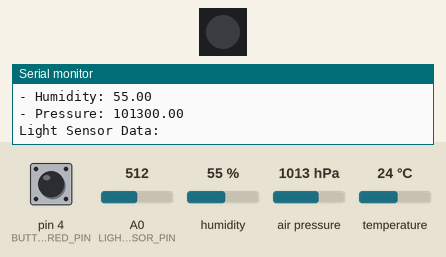
Bench run of a program on a simulated Arduino Uno, built with avr-gcc and run on an emulated ATmega328P. Shown: 1 RGB LEDs in strip order, left to right, the last lines printed to the serial monitor. The test bench sets the inputs (shaded band); at power-on: pin 4 (BUTTON_RED_PIN) HIGH, A0 (LIGHT_SENSOR_PIN) = 512, humidity 55 %, air pressure 1013 hPa, temperature 24 °C. The local clock reads 2024-03-15 10:24:30 at power-on unless the program sets it.

Above: at 1.2 s.
1.3 s: pin 4 (BUTTON_RED_PIN) pulled LOW for 0.4 s
At 2.9 s:
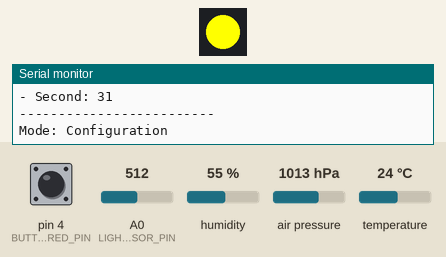
At 7.4 s:
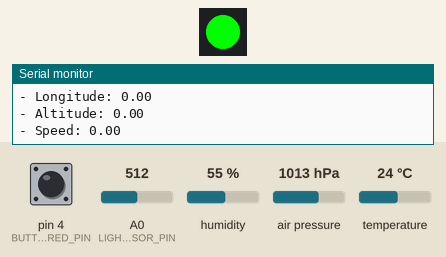
7.7 s: pin 4 (BUTTON_RED_PIN) pulled LOW for 1 s
11.7 s: pin 4 (BUTTON_RED_PIN) driven LOW
14.7 s: pin 4 (BUTTON_RED_PIN) driven HIGH
Timing chart, 0 to 17.2 s (numbered marks = the images above; inputs shaded):
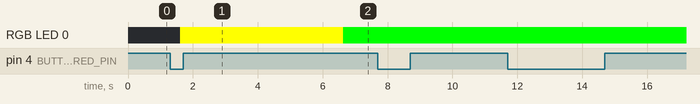

The program:

main.cpp
```cpp
#include <ChainableLED.h>
#include <Arduino.h>
#include "sensors/gps.h"
#include "sensors/thp.h"
#include "sensors/light.h"
#include "sensors/rtc.h"
#include "utils/mode_handler.h"
#include "utils/log_data.h"

void setup()
{
  Serial.begin(9600);
  setupGps();
  setupSensor();
  setupLightSensor();
  setupRtc();
  setupLeds();
}

void loop()
{
  handleStartup(); //TODO: reorganiser ces deux fonctions
  setupConfig();
  Data data = getData();
  logData(data);
  //delay(3000);
}


// next steps:
// sd
// specificités des modes
// gestion des erreurs avec fonction throw_error(ERROR_TYPE)
// deux types d'erreurs, mal connecté et aussi juste valeures anormales?
// make exe
// maybe dashboard??
// use .txt? does it really take more space?
// adapter les types
```

data_structures.h
```cpp
#ifndef DATA_STRUCTURES_H
#define DATA_STRUCTURES_H
//TODO: lean out the types
struct GpsData {
    float latitude;
    float longitude;
    float altitude;
    float speed;
};

struct ThpData {
    float temperature;
    float humidity;
    float pressure;
};

struct LightSensorData {
    int lightLevel; // Example: light intensity
};

struct RtcData {
    int year;
    int month;
    int day;
    int hour;
    int minute;
    int second;
};

struct Data {
    GpsData gpsData;
    ThpData thpData;
    LightSensorData lightSensorData;
    RtcData rtcData;
};

#endif // DATA_STRUCTURES_H
```

gps.h
```cpp
#ifndef GPS_H
#define GPS_H

#include "data_structures.h"

void setupGps();
void logGpsData();
GpsData getGpsData();

#endif // GPS_H
```

light.h
```cpp
#ifndef LIGHT_SENSOR_H
#define LIGHT_SENSOR_H

#include "utils/get_data.h"

void setupLightSensor();
int readLightSensor();
void logLightSensor();
LightSensorData getLightSensorData(); // Declaration for the getLightSensorData function

#endif // LIGHTSENSOR_H
```

rtc.h
```cpp
#ifndef RTC_H // Protection against multiple inclusions
#define RTC_H

#include "data_structures.h"
void setupRtc();
void logRtcData();
RtcData getRtcData(); // Declaration for the getRtcData function

#endif // RTC_H
```

thp.h
```cpp
#ifndef THP_SENSOR_H
#define THP_SENSOR_H

#include "data_structures.h"

void setupSensor();
void logThpSensorData();
ThpData getThpSensorData();

#endif // THP_SENSOR_H
```

get_data.h
```cpp
#ifndef GETDATA_H
#define GETDATA_H

#include "sensors/gps.h"
#include "sensors/thp.h"
#include "sensors/rtc.h"
#include "sensors/light.h"


Data getData(); // Declaration for the getData function

#endif // GETDATA_H
```

log_data.h
```cpp
#ifndef LOG_DATA_H
#define LOG_DATA_H

#include "data_structures.h"

void logData(const Data& data); // Declaration for the logData function

#endif // LOG_DATA_H
```

mode_handler.h
```cpp
// ModesHandler.h
#ifndef MODES_HANDLER_H
#define MODES_HANDLER_H

#include <ChainableLED.h>
#include <string.h>

// LED and Button Configuration
#define NUM_LEDS 1
#define BUTTON_RED_PIN 4
#define BUTTON_GREEN_PIN 3
#define LED_PIN_1 7
#define LED_PIN_2 8

// Timing Constants
#define TIMEOUT 5000
#define BUTTON_PRESSED_TIME 3000

// Color Definitions
#define GREEN 0, 255, 0
#define YELLOW 255, 255, 0
#define BLUE 0, 0, 255
#define ORANGE 255, 128, 0
#define BLACK 0, 0, 0

// Mode Flags

// LED and Mode Variables

enum Mode
{
    STANDARD,
    CONFIGURATION,
    MAINTENANCE,
    ECONOMIC,
    OFF
};

// Function declarations
void setMode(Mode mode);
void setupLeds();
bool isButtonPressedLong(int buttonPin, unsigned long duration);
void handleStartup();
void handleStandardMode();
void handleEconomicMode();
void handleMaintenanceMode();
void handleConfigurationMode();
void setupConfig();

#endif
```

gps.cpp
```cpp
#include <SoftwareSerial.h>
#include <TinyGPS++.h>
#include "data_structures.h"

TinyGPSPlus gps;
SoftwareSerial ss(2, 3);

unsigned long startTime;
const unsigned long timeout = 5000;

void setupGps()
{
    Serial.begin(9600);
    ss.begin(9600);
    Serial.println("Initialisation du GPS");
}

bool gpsUpdated = false;

void logGpsData()
{
    startTime = millis();

    while (ss.available() > 0)
    {
        gps.encode(ss.read());
        if (gps.location.isUpdated())
        {
            Serial.print("---------- GPS ----------\n");
            gpsUpdated = true;
            Serial.print("Date: ");
            if (gps.date.day() < 10)
            {
                Serial.print("0");
            }
            Serial.print(gps.date.day());
            Serial.print("/");
            if (gps.date.month() < 10)
            {
                Serial.print("0");
            }
            Serial.print(gps.date.month());
            Serial.print("/");
            Serial.println(gps.date.year());
            Serial.print("Heure: ");
            if ((gps.time.hour() + 2) % 24 < 10)
            {
                Serial.print("0");
            }
            Serial.print((gps.time.hour() + 2) % 24);
            Serial.print(":");
            if (gps.time.minute() < 10)
            {
                Serial.print("0");
            }
            Serial.print(gps.time.minute());
            Serial.print(":");
            if (gps.time.second() < 10)
            {
                Serial.print("0");
            }
            Serial.println(gps.time.second());
            Serial.print("Latitude: ");
            Serial.println(gps.location.lat(), 6);
            Serial.print("Longitude: ");
            Serial.println(gps.location.lng(), 6);
            Serial.print("Altitude: ");
            Serial.println(gps.altitude.meters());
            Serial.print("-------------------------\n");
            delay(3000);
            startTime = millis();
        }
        if (millis() - startTime > timeout)
        {
            Serial.println("Erreur GPS");
            startTime = millis();
            gpsUpdated = false;
            break;
        }
    }
}


GpsData getGpsData()
{
    GpsData data = {0}; // Initialize the structure

    if (gps.location.isUpdated())
    {
        data.latitude = gps.location.lat();
        data.longitude = gps.location.lng();
        data.altitude = gps.altitude.meters();
        data.speed = gps.speed.kmph(); // Assuming you want speed in km/h
    }

    return data;
}
```

light.cpp
```cpp
#include "sensors/light.h"
#include <Arduino.h>

#define LIGHT_SENSOR_PIN A0

void setupLightSensor()
{
    pinMode(LIGHT_SENSOR_PIN, INPUT);
}

int readLightSensor()
{
    return analogRead(LIGHT_SENSOR_PIN);
}

void logLightSensor()
{
    int lightSensorValue = readLightSensor();
    Serial.print("Light Sensor Value: ");
    Serial.println(lightSensorValue);
    delay(2000);
}


LightSensorData getLightSensorData() {
    LightSensorData data = {0}; // Initialize the structure
    data.lightLevel = readLightSensor(); // Read the light sensor value
    return data; // Return the populated structure
}
```

rtc.cpp
```cpp
#include <Wire.h>
#include <RTClib.h>
#include <Arduino.h>
#include "data_structures.h"

RTC_DS1307 clock;

void setupRtc()
{
    Serial.begin(9600);

    // Initialiser le module RTC
    if (!clock.begin())
    {
        Serial.println("RTC introuvable !");
        while (1)
            ; // Bloque l'exécution si le RTC est absent
    }

    // Si l'horloge n'est pas en marche, on initialise l'heure
    if (!clock.isrunning())
    {
        Serial.println("RTC is NOT running, setting the time!");
        // Initialiser l'heure (Année, Mois, Jour, Heure, Minute, Seconde)
        clock.adjust(DateTime(2013, 1, 19, 15, 28, 30)); // Date initiale donnée
    }
}

void logRtcData()
{
    // Récupérer l'heure et la date actuelles
    DateTime now = clock.now();

    // Afficher l'heure au format HH:MM:SS
    Serial.print(now.hour(), DEC);
    Serial.print(":");
    Serial.print(now.minute(), DEC);
    Serial.print(":");
    Serial.print(now.second(), DEC);
    Serial.print("    ");

    // Afficher la date au format JJ/MM/AAAA
    Serial.print(now.day(), DEC);
    Serial.print("/");
    Serial.print(now.month(), DEC);
    Serial.print("/");
    Serial.print(now.year(), DEC);
    Serial.print(" ");

    // Afficher le jour de la semaine
    static const char *jours[] = {"SUN", "MON", "TUE", "WED", "THU", "FRI", "SAT"};
    Serial.print(jours[now.dayOfTheWeek()]);

    Serial.println();
}


RtcData getRtcData() {
    RtcData data = {0}; // Initialize the structure

    DateTime now = clock.now();
    data.year = now.year();
    data.month = now.month();
    data.day = now.day();
    data.hour = now.hour();
    data.minute = now.minute();
    data.second = now.second();

    return data;
}
```

thp.cpp
```cpp
#include "sensors/thp.h"
#include <Wire.h>
#include <Adafruit_Sensor.h> // Add this line
#include <Adafruit_BME280.h> // Ensure this line is present

Adafruit_BME280 bme; // Create an object of the BME280 class

void setupSensor() {
    if (!bme.begin(0x76)) { // Change 0x76 to 0x77 if that's your sensor's I2C address
        Serial.println("Could not find a valid BME280 sensor, check wiring!");
        while (1); // Loop forever
    }
}

void logThpSensorData() {
    // Read temperature, humidity, and pressure
    float temperature = bme.readTemperature();
    float humidity = bme.readHumidity();
    float pressure = bme.readPressure() / 100.0F; // Convert to hPa

    // Print values to serial monitor
    Serial.print("Temperature: ");
    Serial.print(temperature);
    Serial.println(" °C");

    Serial.print("Humidity: ");
    Serial.print(humidity);
    Serial.println(" %");

    Serial.print("Pressure: ");
    Serial.print(pressure);
    Serial.println(" hPa");
}


ThpData getThpSensorData() {
    ThpData data = {0}; // Initialize the structure

    data.temperature = bme.readTemperature();
    data.humidity = bme.readHumidity();
    data.pressure = bme.readPressure();

    return data;
}
```

get_data.cpp
```cpp
#include <Arduino.h>
#include "sensors/gps.h"
#include "sensors/thp.h"
#include "sensors/light.h"
#include "sensors/rtc.h"

Data getData() {
    Data logData;
    logData.gpsData = getGpsData();
    logData.thpData = getThpSensorData();
    logData.lightSensorData = getLightSensorData();
    logData.rtcData = getRtcData();
    return logData;
}
```

log_data.cpp
```cpp
#include <Arduino.h>
#include "utils/log_data.h"

void logData(const Data& data) {
    // Print GPS Data
    Serial.println("GPS Data:");
    Serial.print("- Latitude: ");
    Serial.println(data.gpsData.latitude);
    Serial.print("- Longitude: ");
    Serial.println(data.gpsData.longitude);
    Serial.print("- Altitude: ");
    Serial.println(data.gpsData.altitude);
    Serial.print("- Speed: ");
    Serial.println(data.gpsData.speed);
    Serial.println(); // Blank line

    // Print THP Data
    Serial.println("THP Data:");
    Serial.print("- Temperature: ");
    Serial.println(data.thpData.temperature);
    Serial.print("- Humidity: ");
    Serial.println(data.thpData.humidity);
    Serial.print("- Pressure: ");
    Serial.println(data.thpData.pressure);
    Serial.println(); // Blank line

    // Print Light Sensor Data
    Serial.println("Light Sensor Data:");
    Serial.print("- Light Level: ");
    Serial.println(data.lightSensorData.lightLevel);
    Serial.println(); // Blank line

    // Print RTC Data
    Serial.println("RTC Data:");
    Serial.print("- Year: ");
    Serial.println(data.rtcData.year);
    Serial.print("- Month: ");
    Serial.println(data.rtcData.month);
    Serial.print("- Day: ");
    Serial.println(data.rtcData.day);
    Serial.print("- Hour: ");
    Serial.println(data.rtcData.hour);
    Serial.print("- Minute: ");
    Serial.println(data.rtcData.minute);
    Serial.print("- Second: ");
    Serial.println(data.rtcData.second);
    Serial.println("-------------------------");
}
```

mode_handler.cpp
```cpp
// SetMode.cpp
#include "utils/mode_handler.h"
#include <Arduino.h>

bool ecoModeEnabled;
bool maintenanceModeEnabled;
bool standardModeEnabled;
bool configModeEnabled;
bool hasEnteredMode;

char previousMode[256];

ChainableLED leds(LED_PIN_1, LED_PIN_2, NUM_LEDS);
Mode currentMode = OFF;

void handleStartup()
{
    if (hasEnteredMode)
        return;

    if (digitalRead(BUTTON_RED_PIN) == LOW)
    {
        currentMode = CONFIGURATION;
        setMode(currentMode);
        hasEnteredMode = true;
        return;
    }

    if (digitalRead(BUTTON_GREEN_PIN) == LOW)
    {
        currentMode = STANDARD;
        setMode(currentMode);
        hasEnteredMode = true;
        return;
    }
}

void setMode(Mode mode)
{
    switch (mode)
    {
    case OFF:
        leds.setColorRGB(0, BLACK);
        break;
    case STANDARD:
        leds.setColorRGB(0, GREEN);
        Serial.println("Mode: Standard");
        break;
    case CONFIGURATION:
        leds.setColorRGB(0, YELLOW);
        Serial.println("Mode: Configuration");
        break;
    case MAINTENANCE:
        leds.setColorRGB(0, ORANGE);
        Serial.println("Mode: Maintenance");
        break;
    case ECONOMIC:
        leds.setColorRGB(0, BLUE);
        Serial.println("Mode: Économique");
        break;
    }
}

void setupConfig()
{
    switch (currentMode)
    {
    case STANDARD:
        handleStandardMode();
        break;
    case ECONOMIC:
        handleEconomicMode();
        break;
    case MAINTENANCE:
        handleMaintenanceMode();
        break;
    case CONFIGURATION:
        handleConfigurationMode();
        break;
    default:
        break;
    }
}

void setupLeds()
{
    Serial.begin(9600);
    pinMode(BUTTON_RED_PIN, INPUT_PULLUP);
    pinMode(BUTTON_GREEN_PIN, INPUT_PULLUP);
    setMode(OFF);
}

bool isButtonPressedLong(int buttonPin, unsigned long duration)
{
    unsigned long startTime = millis();
    while (digitalRead(buttonPin) == LOW)
    {
        if (millis() - startTime > duration)
        {
            return true;
        }
    }
    return false;
}

void handleEconomicMode()
{
    if (isButtonPressedLong(BUTTON_GREEN_PIN, BUTTON_PRESSED_TIME))
    {
        currentMode = STANDARD;
        setMode(currentMode);
        standardModeEnabled = false;
    }
    else if (isButtonPressedLong(BUTTON_RED_PIN, BUTTON_PRESSED_TIME))
    {
        strcpy(previousMode, "economic");
        currentMode = MAINTENANCE;
        setMode(currentMode);
        maintenanceModeEnabled = false;
    }
}

void handleConfigurationMode()
{
    unsigned long startTime = millis();
    while (millis() - startTime < TIMEOUT)
        ; // Attente jusqu'à expiration du délai
    currentMode = STANDARD;
    setMode(currentMode);
}

void handleStandardMode()
{
    if (isButtonPressedLong(BUTTON_GREEN_PIN, BUTTON_PRESSED_TIME))
    {
        currentMode = ECONOMIC;
        setMode(currentMode);
        ecoModeEnabled = false;
    }
    if (isButtonPressedLong(BUTTON_RED_PIN, BUTTON_PRESSED_TIME))
    {
        strcpy(previousMode, "standard");
        currentMode = MAINTENANCE;
        setMode(currentMode);
        maintenanceModeEnabled = false;
    }
}

void handleMaintenanceMode()
{
    if (strcmp(previousMode, "standard") == 0 && isButtonPressedLong(BUTTON_RED_PIN, BUTTON_PRESSED_TIME))
    {
        currentMode = STANDARD;
        setMode(currentMode);
        standardModeEnabled = false;
    }
    else if (strcmp(previousMode, "economic") == 0 && isButtonPressedLong(BUTTON_RED_PIN, BUTTON_PRESSED_TIME))
    {
        currentMode = ECONOMIC;
        setMode(currentMode);
        ecoModeEnabled = false;
    }
}
```

Measured:
- after the input at 1.3 s, RGB LED 0: off → RGB(255, 255, 0) after 0.31 s, → RGB(0, 255, 0) 5.0 s later
